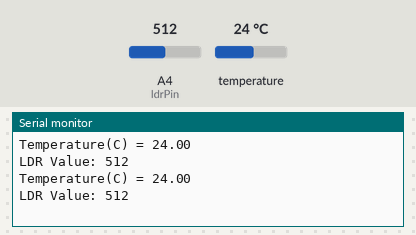
A sketch run on a simulated Arduino Uno, built with avr-gcc and run on an emulated ATmega328P. Shown: the last lines printed to the serial monitor. Inputs (shaded band) come from the test bench; at power-on: temperature 24 °C, A4 (ldrPin) = 512.

Above: at 4.6 s.
4.7 s: temperature set to 12 °C
At 7.12 s:
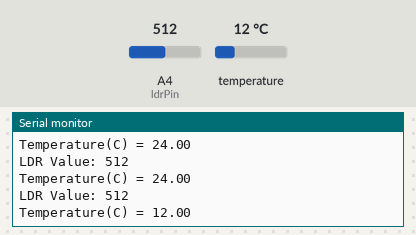
8.8 s: A4 (ldrPin) set to 716
At 11.5 s:
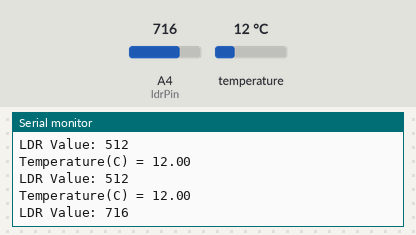
12.9 s: temperature set to 19 °C
At 13.8 s:
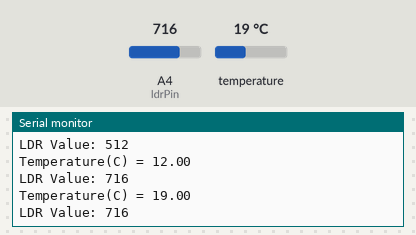
17.0 s: A4 (ldrPin) set to 900
At 20.8 s:
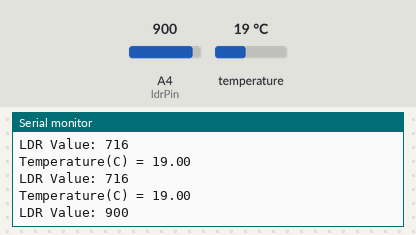
Timing chart, 0 to 22.1 s (numbered marks = the images above; inputs shaded):
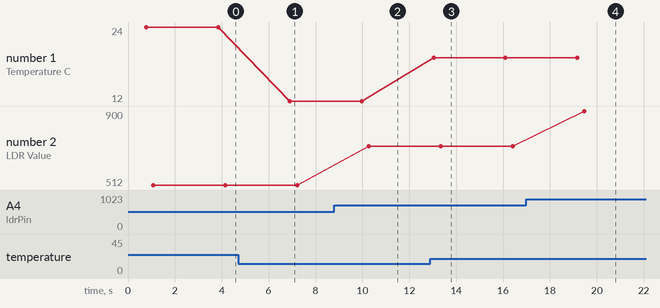

The sketch:

Temp_And_LDR.ino
```cpp
#include <OneWire.h>
#include <DallasTemperature.h>

const int oneWireBus = 32; //A0 D32
const int ldrPin = 4;//D4

OneWire oneWire(oneWireBus);
DallasTemperature sensors(&oneWire);

void setup()
{
  Serial.begin(115200);
  sensors.begin();
}

void loop() {
  sensors.requestTemperatures();
  float tempC = sensors.getTempCByIndex(0);
  Serial.print("Temperature(C) = ");
  Serial.println(tempC);
  delay(300);
  int ldrValue = analogRead(ldrPin); // Read analog value from LDR
  Serial.print("LDR Value: ");
  Serial.println(ldrValue);
  delay(2000);
}
```

Measured:
- after the input at 4.7 s, the serial monitor: prints a new line after 2.2 s (image 1)
- after the input at 8.8 s, the serial monitor: prints a new line after 1.5 s (image 2)
- after the input at 12.9 s, the serial monitor: prints a new line after 0.14 s (image 3)
- after the input at 17.0 s, the serial monitor: prints a new line after 2.5 s (image 4)
- plotted number 1: 24 → 12 after the input at 4.7 s, 12 → 19 after the input at 12.9 s
- plotted number 2: 512 → 716 after the input at 8.8 s, 716 → 900 after the input at 17.0 s
